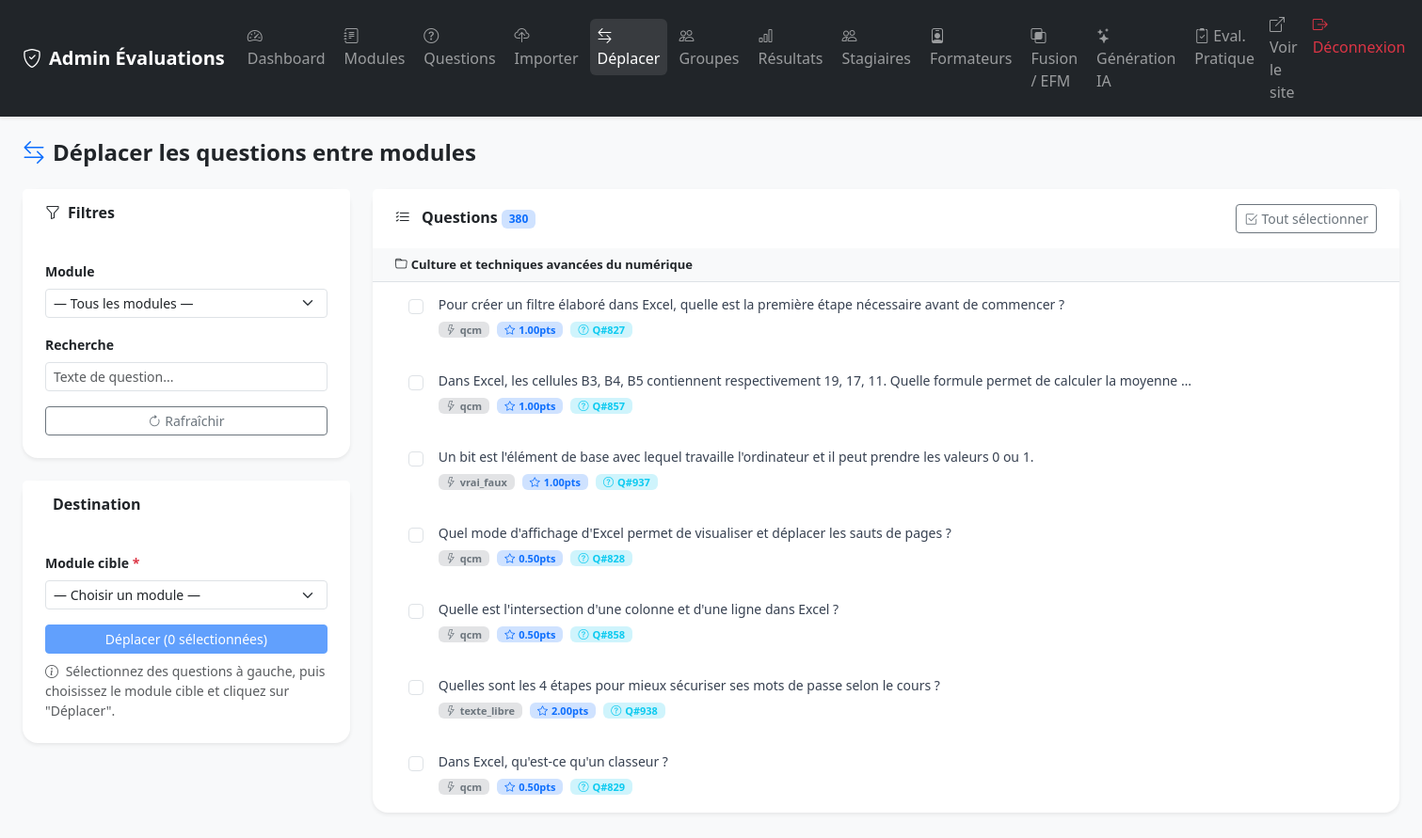
The app's page /admin/move_questions.php (signed in) with its own data.
### tables this page shows
CREATE TABLE `questions` (
  `id` int NOT NULL AUTO_INCREMENT,
  `module_id` int NOT NULL,
  `partie_id` int NOT NULL,
  `texte` text NOT NULL,
  `type` enum('qcm','vrai_faux','texte_libre','multiple') NOT NULL DEFAULT 'qcm',
  `points` decimal(5,2) DEFAULT '1.00',
  `ordre` int DEFAULT '0',
  `image_path` varchar(255) DEFAULT NULL,
  PRIMARY KEY (`id`),
  KEY `idx_module_partie` (`module_id`,`partie_id`),
  KEY `fk_question_partie` (`partie_id`),
  CONSTRAINT `fk_question_partie` FOREIGN KEY (`partie_id`) REFERENCES `parties` (`id`) ON DELETE RESTRICT,
  CONSTRAINT `questions_ibfk_1` FOREIGN KEY (`module_id`) REFERENCES `modules` (`id`) ON DELETE CASCADE
);

### admin/move_questions.php (the view, shortened to what this page needs)
<?php
$pdo = getDB();
$searchText = trim($_GET['search'] ?? '');
$baseQuery = "
    SELECT q.*, m.nom AS module_nom
    FROM questions q
    JOIN modules m ON m.id = q.module_id
    WHERE 1=1
";
$params = [];
$baseQuery .= " ORDER BY m.nom, q.ordre, q.id";
$stmt = $pdo->prepare($baseQuery);
$stmt->execute($params);
$questions = $stmt->fetchAll();
?>
<!DOCTYPE html>
<html lang="fr">
<head>
    <link href="https://cdn.jsdelivr.net/npm/bootstrap@5.3.2/dist/css/bootstrap.min.css" rel="stylesheet">
    <link href="https://cdn.jsdelivr.net/npm/bootstrap-icons@1.11.3/font/bootstrap-icons.min.css" rel="stylesheet">
    <link href="../assets/css/style.css" rel="stylesheet">
</head>
<body class="bg-light">
<?php include __DIR__ . '/partials/navbar.php'; ?>
<div class="container-fluid py-4 px-4">
    <h2 class="h4 fw-bold mb-4">
        <i class="bi bi-arrow-left-right me-2 text-primary"></i>Déplacer les questions entre modules
    </h2>
    <div class="row g-4">
        <div class="col-lg-3">
            <div class="card border-0 shadow-sm rounded-4 mb-4">
                <div class="card-header bg-white border-0 py-3 px-4">
                    <h6 class="mb-0 fw-bold"><i class="bi bi-funnel me-2"></i>Filtres</h6>
                </div>
                <div class="card-body p-4">
                    <form method="GET" class="d-flex flex-column gap-3">
                        <div>
                            <label class="form-label fw-semibold small">Module</label>
                            <select name="filter_module" class="form-select form-select-sm" onchange="this.form.submit()">
                                <option value="">— Tous les modules —</option>
                            </select>
                        </div>
                        <div>
                            <label class="form-label fw-semibold small">Recherche</label>
                            <input type="text" name="search" class="form-control form-control-sm"
                                   placeholder="Texte de question..."
                                   value="<?= htmlspecialchars($searchText) ?>"
                                   onkeyup="this.form.submit()">
                        </div>
                        <button type="submit" class="btn btn-sm btn-outline-secondary">
                            <i class="bi bi-arrow-clockwise me-1"></i>Rafraîchir
                        </button>
                    </form>
                </div>
            </div>
            <div class="card border-0 shadow-sm rounded-4 sticky-top" style="top: 20px;">
                <div class="card-header bg-white border-0 py-3 px-4">
                    <h6 class="mb-0 fw-bold"><i class="bi bi-target me-2"></i>Destination</h6>
                </div>
                <div class="card-body p-4">
                    <form method="POST" id="moveForm">
                        <div class="mb-3">
                            <label class="form-label fw-semibold small">Module cible <span class="text-danger">*</span></label>
                            <select name="target_module_id" class="form-select form-select-sm" id="targetModule" onchange="updateMoveButtonCount()">
                                <option value="">— Choisir un module —</option>
                            </select>
                        </div>
                        <div class="d-grid gap-2">
                            <button type="submit" name="move_questions" class="btn btn-primary btn-sm"
                                    id="moveBtn" disabled>
                            </button>
                        </div>
                        <small class="text-muted d-block mt-2">
                            <i class="bi bi-info-circle me-1"></i>
                            Sélectionnez des questions à gauche, puis choisissez le module cible et cliquez sur "Déplacer".
                        </small>
                    </form>
                </div>
            </div>
        </div>
        <div class="col-lg-9">
            <div class="card border-0 shadow-sm rounded-4">
                <div class="card-header bg-white border-0 py-3 px-4 d-flex justify-content-between align-items-center">
                    <h6 class="mb-0 fw-bold">
                        <i class="bi bi-list-check me-2"></i>
                        Questions
                        <span class="badge bg-primary-subtle text-primary"><?= count($questions) ?></span>
                    </h6>
                    <button type="button" class="btn btn-sm btn-outline-secondary" onclick="toggleAllQuestions()">
                        <i class="bi bi-check2-square me-1"></i>Tout sélectionner
                    </button>
                </div>
                <div class="card-body p-0">
                    <form id="questionsForm">
                        <div style="max-height: 600px; overflow-y: auto;">
                            <?php if (empty($questions)): ?>
                            <div class="p-4 text-center text-muted">
                                <i class="bi bi-inbox" style="font-size: 32px; opacity: 0.3;"></i>
                                <p class="mt-2">Aucune question trouvée.</p>
                            </div>
                            <?php else: ?>
                                <?php
                                $groupedQuestions = [];
                                foreach ($questions as $q) {
                                    $module = $q['module_nom'];
                                    if (!isset($groupedQuestions[$module])) {
                                        $groupedQuestions[$module] = [];
                                    }
                                    $groupedQuestions[$module][] = $q;
                                }
                                foreach ($groupedQuestions as $module => $moduleQuestions):
                                ?>
                                <div class="px-4 py-2 bg-light border-bottom" style="font-weight: 600; font-size: 13px; position: sticky; top: 0; z-index: 10;">
                                    <i class="bi bi-folder me-1"></i><?= htmlspecialchars($module) ?>
                                </div>
                                <div class="px-4">
                                    <?php foreach ($moduleQuestions as $q): ?>
                                    <div class="question-card d-flex align-items-flex-start gap-3">
                                        <input type="checkbox" name="question_ids" value="<?= $q['id'] ?>"
                                               class="form-check-input question-checkbox mt-1"
                                               onchange="updateMoveButtonCount()">
                                        <div style="flex: 1;">
                                            <div class="question-text">
                                                <?= htmlspecialchars(substr($q['texte'], 0, 120)) ?>
                                                <?= strlen($q['texte']) > 120 ? '…' : '' ?>
                                            </div>
                                            <div class="question-meta">
                                                <span class="badge bg-secondary-subtle text-secondary badge-meta">
                                                    <i class="bi bi-lightning me-1"></i><?= htmlspecialchars($q['type']) ?>
                                                </span>
                                                <span class="badge bg-primary-subtle text-primary badge-meta">
                                                    <i class="bi bi-star me-1"></i><?= $q['points'] ?>pts
                                                </span>
                                                <span class="badge bg-info-subtle text-info badge-meta">
                                                    <i class="bi bi-question-circle me-1"></i>Q#<?= $q['id'] ?>
                                                </span>
                                            </div>
                                        </div>
                                    </div>
                                    <?php endforeach; ?>
                                </div>
                                <?php endforeach; ?>
                            <?php endif; ?>
                        </div>
                    </form>
                </div>
            </div>
        </div>
    </div>
</div>
</body>
</html>

### assets/css/style.css (style rules this page uses)
:root { --primary: #4f46e5; --primary-dk: #3730a3; --success: #16a34a; --danger: #dc2626; --warning: #d97706; --radius: 12px; }
body { font-family: 'Segoe UI', system-ui, -apple-system, sans-serif; }
.card { transition: box-shadow 0.2s; }
.question-card { transition: border 0.15s; border: 2px solid transparent !important; }

### admin/move_questions.php (style rules this page uses)
.question-card { border: 1px solid #e5e7eb; border-radius: 8px; padding: 12px; margin-bottom: 8px; background: #fff; cursor: pointer; transition: all 0.15s; }
.question-card input[type="checkbox"] { cursor: pointer; }
.question-text { flex: 1; word-break: break-word; color: #374151; font-size: 14px; line-height: 1.4; }
.question-meta { display: flex; gap: 8px; margin-top: 8px; flex-wrap: wrap; }
.badge-meta { font-size: 11px; padding: 3px 8px; }

### records on screen
questions: texte "Pour créer un filtre élaboré dans Excel, quelle est la première étape nécessaire avant de commencer ?", type "qcm", points "1.00", id "827"
questions: texte "Dans Excel, les cellules B3, B4, B5 contiennent respectivement 19, 17, 11. Quelle formule permet de calculer la moyenne", type "qcm", points "1.00", id "857"
questions: texte "Un bit est l'élément de base avec lequel travaille l'ordinateur et il peut prendre les valeurs 0 ou 1.", type "vrai_faux", points "1.00", id "937"
questions: texte "Quel mode d'affichage d'Excel permet de visualiser et déplacer les sauts de pages ?", type "qcm", points "0.50", id "828"
questions: texte "Quelle est l'intersection d'une colonne et d'une ligne dans Excel ?", type "qcm", points "0.50", id "858"
questions: texte "Quelles sont les 4 étapes pour mieux sécuriser ses mots de passe selon le cours ?", type "texte_libre", points "2.00", id "938"
questions: texte "Dans Excel, qu'est-ce qu'un classeur ?", type "qcm", points "0.50", id "829"

### other values on screen
count($questions) "380"
$module "Culture et techniques avancées du numérique"
